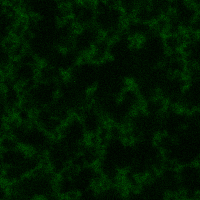
%> input picture testFile.tif, 200 x 200 px
$ octave --eval "result = getPoreProps2D(imread('../testFile.tif'));"   (GNU Octave 9; MATLAB toolbox functions it lacks are replaced by stand-ins)
%> lines starting %> are read from the running program, lines starting %| are printed output that depends on the picture
% The aim of this function is to calculate poreProperties in a 2D fashion
% (frame by frame for 3D stacks).

%INPUT:
%       IM: A binary image or binary volume

%OUTPUT:
%       pores2D: A strutcture containing different poreProperties:
%                inner and external radii, throats, connectivity, equiv
%                diameter, center position

function [pores2D] = getPoreProps2D(IM)
% create variables for storing
    all_areas = [];
    all_inRad = [];
    all_extRad = [];
    all_throats = [];
    all_connect = [];
    all_ctr_ext = [];
    all_connectID = [];
    diameter = [];
    nFrames = size(IM,3);
%> nFrames = 1
    h=waitbar(0, 'Calculating watershed / analysing pore diameter in 2D...');
    for fr = 1 : nFrames
        im = IM(:,:,fr); %im is the binary image from analysis

      % calculate distance matrix
        D = bwdist(~im);

      % smooth distance matrix with gaussian filter
        r = 3;
        Ds = imgaussfilt(D, r);

        % merge local maxima
        LocMax = imregionalmax(Ds); %find local maxima
        LocMax2 = imdilate(LocMax, strel('disk',10));%merge local maxima
        LocMax3 = bwmorph(LocMax2,'thin',8);
        LocMax3(~im) = 0;
    %    figure, imshowpair(LocMax3,LocMax2,'falsecolor')

        %% perform watershed
        imD = -Ds;
        imD(~im) = Inf;
        imD(LocMax3) = min(imD(:));
        ws = watershed(imD);
        ws(~im) = 0;
        ws = bwareaopen(logical(ws),2);%remove pores smaller than 2px
        ws = bwlabel(logical(ws));
%      %   figure, imagesc(ws);

        %% calculate data
        figure(1)
        imagesc(ws)
        drawnow;
        %Calculate pore properties in 2D
        stats = regionprops(ws,'PixelIdxList','Area', 'Image', 'Centroid','EquivDiameter', 'BoundingBox'); %ADDED BOUNDINGBOX SUSANA
        %memory preallocation
        extRad = zeros(1, max(ws(:)));
        inRad = zeros(1, max(ws(:)));
        area = zeros(1, max(ws(:)));
        ctr = zeros(max(ws(:)),2); %center, for connectivity
        ctr_ext = zeros(max(ws(:)),3); %center of circle/sphere and frame
        IDconn = cell(1,max(ws(:)));
        NRconn = zeros(1, max(ws(:))); %nr of connected pores
        %process pore individually to extract additional parameters
        for i = 1:max(ws(:))
            extRad(i) = max(D(ws==i));
            inRad(i) = max(max(bwdist(~stats(i).Image)));
            area(i) = stats(i).Area;
            ctr(i, :) = stats(i).Centroid;

            %Calculate connectivity by expanding the coordinate of a pores
            %and checking overlap with others
            poreImage = stats(i,:).Image;
            dilated   = zeros(size(poreImage,1)+6,size(poreImage,2)+6);

            dilated(4:end-3,4:end-3) = poreImage;
            r=2;
            se = strel('disk',r);
            dilated = imdilate(dilated,se);
            Coord = find(dilated==1);

            [I,J] = ind2sub(size(dilated),Coord);
            dilCoord = [I(:),J(:)];
            ctrTmp = mean(dilCoord,1);

            dilCoord = dilCoord-ctrTmp + ctr(i,[2 1]);

            %clean borders
            dilCoord(dilCoord<1) = 1;
            dilCoord(dilCoord(:,1)>size(im,1),1) = size(im,1);
            dilCoord(dilCoord(:,2)>size(im,2),2) = size(im,2);

            %round for indexing
            dilCoord = round(dilCoord);
            %get connectivity
            idx = sub2ind(size(im),dilCoord(:,1),dilCoord(:,2));
            idx = round(idx);
            conn_pores = ws(idx);
            conn_pores(conn_pores==0) = [];
            connID = unique(conn_pores);
            frame = ones(size(connID))*fr;
            IDconn{i} = [connID frame];
            NRconn(i) = length(connID);

            % calculate position of max distance (use extRad) for plotting
            % pores
            x = round(stats(i).BoundingBox(1));
            y = round(stats(i).BoundingBox(2));
            wx = stats(i).BoundingBox(3);
            wy = stats(i).BoundingBox(4);
            sel_im = D(y:y+wy-1,x:x+wx-1);
            clear ind
            [ind(:,2), ind(:,1)]=find(sel_im==max(sel_im(:)));
            ctr_ext(i,:)=[stats(i).BoundingBox(1:2)+mean(ind,1) fr];

        end
        %clean data
        inRad(inRad==Inf) = NaN;
        inRad(isnan(inRad)) = [];
        %calculation of the throats
        ws1 = logical(ws); % used to calculate overlap reagions
        mask_throats = im-ws1; % mask for the throats
        throats = struct2array(regionprops(logical(mask_throats),D,'MaxIntensity'));

        %save data for each frame
        all_areas   = [all_areas; area(:)];
        all_inRad   = [all_inRad; inRad(:)];
        all_extRad  = [all_extRad; extRad(:)];
        all_throats =  [all_throats; throats(:)];
        all_connect = [all_connect; NRconn(:)];
        all_connectID = {all_connectID; IDconn(:)};
        all_ctr_ext = [all_ctr_ext; ctr_ext(:)];  % added SUSANA
        diameter = [diameter; cell2mat({stats.EquivDiameter})'];
        %solidity = [solidity cell2mat({stats.Solidity})];

        waitbar(fr/nFrames, h);
    end
%> this loop made 1 pass
%> pass 1, in getPoreProps2D, `im = IM(:,:,fr);`:
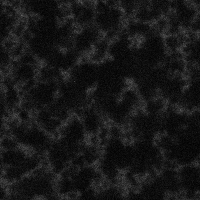
%> im: size 200x200 uint8; min 0, max 96, mean 23.2
%> pass 1, in getPoreProps2D, `D = bwdist(~im);`:
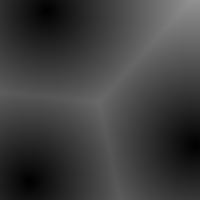
%> D: size 200x200 single; min 0, max 145.1, mean 61.8
%> pass 1, in getPoreProps2D, `LocMax = imregionalmax(Ds);`:
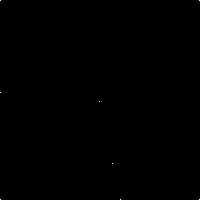
%> LocMax: size 200x200 logical; 0.02% white in thin lines or dots
%> pass 1, in getPoreProps2D, `imagesc(ws)`:
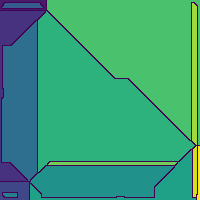
%> displayed picture: size 200x200x3, on the screen's scale of 0 to 255; mean R, G, B 57.9, 156.8, 120.3
    close (h)
    %storing as function output
    pores2D.area = all_areas;
    pores2D.inRad = all_inRad;
    pores2D.extRad = all_extRad;
    pores2D.throats = all_throats;
    pores2D.connect = all_connect;
    pores2D.diameter = diameter;
    pores2D.ctr_ext = all_ctr_ext;
    pores2D.connID = all_connectID;
end
%> (the run ends here)
